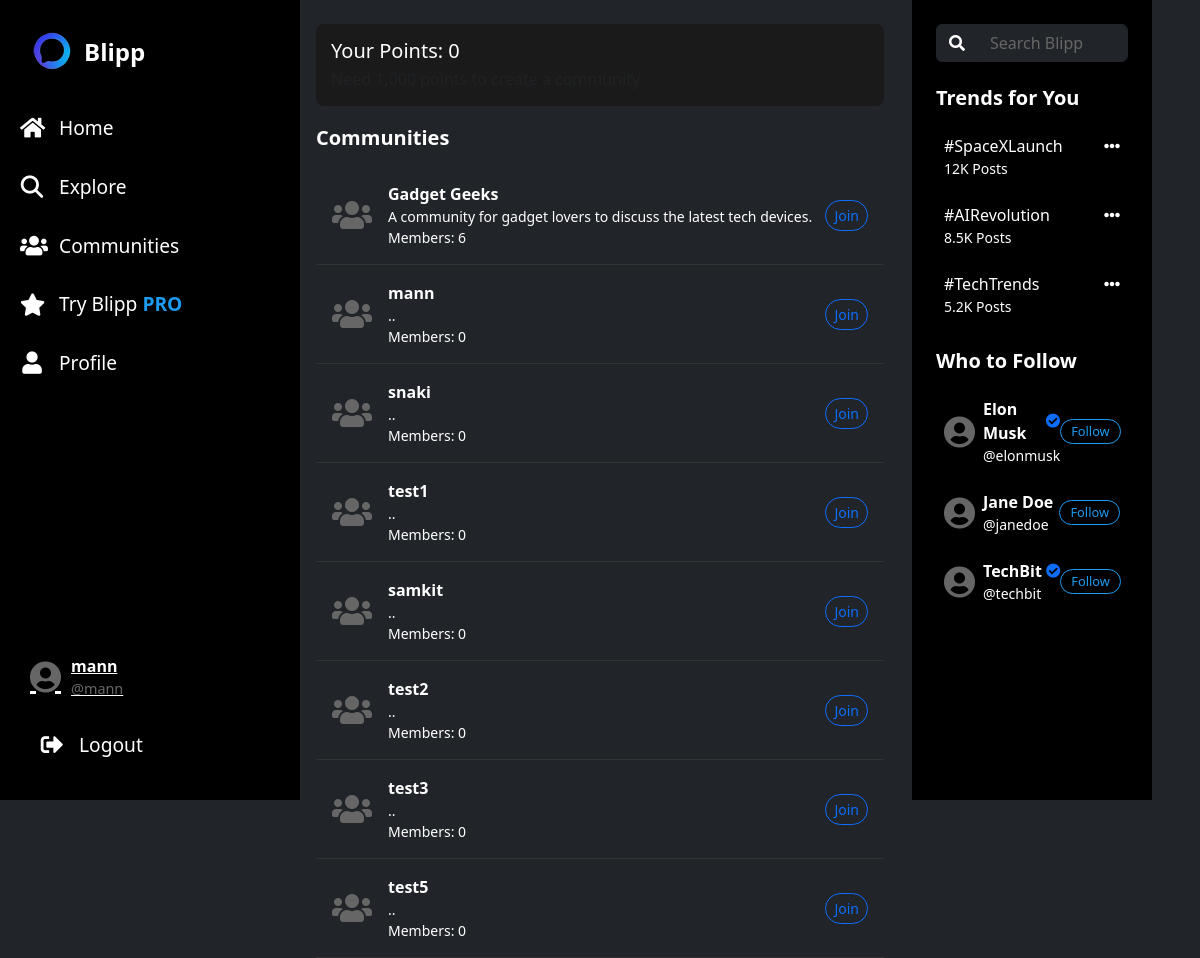
Page /communities.php (signed in) on the committed database.
### tables this page shows
CREATE TABLE `users` (
  `user_id` int(11) NOT NULL,
  `username` varchar(50) NOT NULL,
  `email` varchar(100) NOT NULL,
  `profile_image` varchar(255) DEFAULT NULL,
  `points` int(11) DEFAULT 0,
  `is_premium` tinyint(1) DEFAULT 0,
  `premium_until` datetime DEFAULT NULL,
  `created_at` datetime DEFAULT current_timestamp(),
  `updated_at` datetime DEFAULT current_timestamp() ON UPDATE current_timestamp(),
  `password_hash` varchar(255) DEFAULT NULL,
  `name` varchar(255) DEFAULT NULL,
  `security_question` varchar(255) DEFAULT NULL,
  `security_answer` varchar(255) DEFAULT NULL,
  `bio` text DEFAULT NULL,
  `profile_views` int(11) DEFAULT 0,
  `role` enum('user','admin') DEFAULT 'user',
  `email_verified` tinyint(1) DEFAULT 0,
  `is_active` tinyint(1) DEFAULT 1
);

CREATE TABLE `communities` (
  `community_id` int(11) NOT NULL,
  `name` varchar(50) NOT NULL,
  `description` text DEFAULT NULL,
  `creator_id` int(11) NOT NULL,
  `is_private` tinyint(1) DEFAULT 0,
  `member_count` int(11) DEFAULT 0,
  `banner_image` varchar(255) DEFAULT NULL,
  `theme_color` varchar(20) DEFAULT NULL,
  `created_at` datetime DEFAULT current_timestamp(),
  `updated_at` datetime DEFAULT current_timestamp() ON UPDATE current_timestamp()
);

### communities.php (the view, shortened to what this page needs)
<?php
$mysqli = null;
$errors = [];
$user_id = $_SESSION['user_id'] ?? null;
$user_points = 0;
if ($user_id && $mysqli) {
    try {
        $stmt = $mysqli->prepare("SELECT points FROM users WHERE user_id = ?");
        $stmt->bind_param("i", $user_id);
        $stmt->execute();
        $result = $stmt->get_result();
        if ($row = $result->fetch_assoc()) {
            $user_points = $row['points'];
        }
    } catch (mysqli_sql_exception $e) {
        $errors[] = "Error checking points: " . $e->getMessage();
    }
}
$communities = [];
if ($mysqli) {
    try {
        $stmt = $mysqli->prepare("
            SELECT c.community_id, c.name, c.description, c.is_private, c.created_at, c.member_count, c.creator_id
            FROM communities c
        ");
        $stmt->execute();
        $result = $stmt->get_result();
        while ($row = $result->fetch_assoc()) {
            $communities[] = $row;
        }
    } catch (mysqli_sql_exception $e) {
        $errors[] = "Error fetching communities: " . $e->getMessage();
    }
}
?>
<!DOCTYPE html>
<html lang="en">
<head>
    <link href="https://cdn.jsdelivr.net/npm/bootstrap@5.3.0/dist/css/bootstrap.min.css" rel="stylesheet">
    <link href="https://cdnjs.cloudflare.com/ajax/libs/font-awesome/6.4.0/css/all.min.css" rel="stylesheet">
</head>
<body>
    <div class="container-fluid">
        <div class="row">
            <div class="col-md-3 d-none d-md-block bg-dark text-white">
                <?php include 'includes/sidebar.php'; ?>
            </div>
            <?php include 'includes/mobilemenu.php'; ?>
            <div class="col-md-6 py-4 px-3 position-relative vh-100">
                <?php if ($user_id): ?>
                    <div class="points-info">
                        <div class="d-flex justify-content-between align-items-center">
                            <div>
                                <h5 class="mb-1">Your Points: <?= number_format($user_points) ?></h5>
                                <p class="mb-0 text-muted">Need 1,000 points to create a community</p>
                            </div>
                        </div>
                    </div>
                <?php endif; ?>
                <h5 class="fw-bold mb-3">Communities</h5>
                <?php if (!empty($communities)): ?>
                    <?php foreach ($communities as $community): ?>
                        <div class="community-card p-3 d-flex align-items-center">
                            <i class="fas fa-users fa-2x me-3" style="color: #666;"></i>
                            <div class="flex-grow-1">
                                <a href="community.php?community_id=<?= $community['community_id'] ?>" class="text-white text-decoration-none fw-bold">
                                    <?= htmlspecialchars($community['name']) ?>
                                </a>
                                <div class="text-white small"><?= htmlspecialchars($community['description'] ?? 'No description') ?></div>
                                <div class="text-white small">Members: <?= $community['member_count'] ?></div>
                            </div>
                            <div class="d-flex align-items-center">
                                <?php if ($user_id): ?>
                                    <?php
                                    $is_member = false;
                                    ?>
                                    <?php if (!$is_member): ?>
                                        <a href="communities.php?join=<?= $community['community_id'] ?>" class="btn btn-outline-primary btn-sm rounded-pill">
                                            Join
                                        </a>
                                    <?php else: ?>
                                        <span class="text-white small">Member</span>
                                    <?php endif; ?>
                                <?php endif; ?>
                            </div>
                        </div>
                    <?php endforeach; ?>
                <?php else: ?>
                    <p class="text-white p-3">No communities found.</p>
                <?php endif; ?>
            </div>
            <div class="col-md-3 bg-dark text-white">
                <?php require_once 'includes/rightsidebar.php'; ?>
            </div>
        </div>
    </div>
</body>
</html>

### includes/sidebar.php (shortened to what this page needs)
<?php
$user_id = $_SESSION['user_id'] ?? null;
if ($user_id) {
    $stmt = $mysqli->prepare("SELECT username FROM users WHERE user_id = ?");
    $stmt->bind_param("i", $user_id);
    $stmt->execute();
    $result = $stmt->get_result();
    if ($row = $result->fetch_assoc()) {
        $username = $row['username'];
        $handle = "@" . $row['username'];
    }
}
?>
<!DOCTYPE html>
<html lang="en" data-coreui-theme="dark">
<head>
  <link rel="stylesheet" href="https://cdn.jsdelivr.net/npm/@coreui/coreui@5.0.0/dist/css/coreui.min.css">
  <link rel="stylesheet" href="https://cdnjs.cloudflare.com/ajax/libs/font-awesome/5.15.4/css/all.min.css">
  <link href="https://cdn.jsdelivr.net/npm/bootstrap@5.3.0/dist/css/bootstrap.min.css" rel="stylesheet">
</head>
<body class="bg-dark text-white vh-100">
  <div class="sidebar d-none d-md-block">
    <div class="sidebar-header">
      <div class="sidebar-brand">
        <img src="favicon (2).png" alt="">
        <span>Blipp</span>
      </div>
    </div>
    <ul class="sidebar-nav">
      <li class="nav-item">
        <a class="nav-link <?= basename($_SERVER['PHP_SELF']) == 'index.php' ? 'active' : '' ?>" href="index.php">
          <i class="fas fa-house"></i>
          <span>Home</span>
        </a>
      </li>
      <li class="nav-item">
        <a class="nav-link <?= basename($_SERVER['PHP_SELF']) == 'explore.php' ? 'active' : '' ?>" href="explore.php">
         <i class="fa-solid fa-magnifying-glass"></i>
          <span>Explore</span>
        </a>
      </li>
      <li class="nav-item">
        <a class="nav-link <?= basename($_SERVER['PHP_SELF']) == 'Communities.php' ? 'active' : '' ?>" href="Communities.php">
          <i class="fas fa-users"></i>
          <span>Communities</span>
        </a>
      </li>
      <li class="nav-item pro-link">
        <a class="nav-link" href="https://coreui.io/pro/">
          <i class="fas fa-star"></i>
          <span>Try Blipp <strong>PRO</strong></span>
        </a>
      </li>
      <li class="nav-item">
        <a class="nav-link <?= basename($_SERVER['PHP_SELF']) == 'profile.php' ? 'active' : '' ?>" href="profile.php">
          <i class="fas fa-user"></i>
          <span>Profile</span>
        </a>
      </li>
    </ul>
    <div class="profile-section">
      <a href="profile.php" class="profile-link">
        <i class="fas fa-user-circle fa-2x" style="color: #666;"></i>
        <div class="profile-info">
          <div class="username"><?= htmlspecialchars($username) ?></div>
          <div class="handle"><?= htmlspecialchars($handle) ?></div>
        </div>
      </a>
    </div>
    <div class="logout-section">
      <a class="nav-link" href="logout.php">
        <i class="fas fa-sign-out-alt"></i>
        <span>Logout</span>
      </a>
    </div>
  </div>
</body>
</html>

### communities.php (style rules this page uses)
body { background-color: #000; color: #fff; }
.community-card { border-bottom: 1px solid #333; transition: background-color 0.2s; }
.points-info { background-color: #1a1a1a; border-radius: 8px; padding: 15px; margin-bottom: 20px; }

### includes/sidebar.php (style rules this page uses)
body { background-color: #000; }
.sidebar { background-color: #000; color: #fff; width: 300px; height: 100vh; position: fixed; top: 0; left: 0; border: none; padding-top: 10px; z-index: 1000; }
.sidebar-header { padding: 10px 20px; border-bottom: none; }
.sidebar-brand { font-size: 1.5rem; font-weight: bold; color: #fff; display: flex; align-items: center; }
.sidebar-nav { list-style: none; padding: 0; margin: 0; }
.nav-item { margin: 10px 0; }
.nav-link { color: #fff; font-size: 1.2rem; padding: 10px 20px; display: flex; align-items: center; border-radius: 50px; transition: background-color 0.2s, color 0.2s; }
.nav-link i { margin-right: 15px; font-size: 1.4rem; width: 24px; text-align: center; }
.nav-link strong { color: #1d9bf0; }
.profile-section { position: absolute; bottom: 80px; width: 100%; padding: 10px 20px; }
.profile-section .profile-link { display: flex; align-items: center; color: #fff; padding: 10px; border-radius: 50px; transition: background-color 0.2s; }
.profile-section .profile-info { margin-left: 10px; }
.profile-section .profile-info .username { font-weight: bold; font-size: 1rem; }
.profile-section .profile-info .handle { color: #666; font-size: 0.9rem; }
.logout-section { position: absolute; bottom: 20px; width: 100%; padding: 10px 20px; }

### rows in the picture
users: username "mann", username "@mann", points "0"
communities: name "Gadget Geeks", description "A community for gadget lovers to discuss the latest tech devices.", member_count "6"
communities: name "mann", description "..", member_count "0"
communities: name "snaki", description "..", member_count "0"
communities: name "test1", description "..", member_count "0"
communities: name "samkit", description "..", member_count "0"
communities: name "test2", description "..", member_count "0"
communities: name "test3", description "..", member_count "0"
communities: name "test5", description "..", member_count "0"

### other values in the picture
$trend['hashtag'] "#SpaceXLaunch"
$trend['posts'] "12K"
$trend['hashtag'] "#AIRevolution"
$trend['posts'] "8.5K"
$trend['hashtag'] "#TechTrends"
$trend['posts'] "5.2K"
$user['username'] "Elon Musk"
$user['handle'] "@elonmusk"
$user['username'] "Jane Doe"
$user['handle'] "@janedoe"
$user['username'] "TechBit"
$user['handle'] "@techbit"
